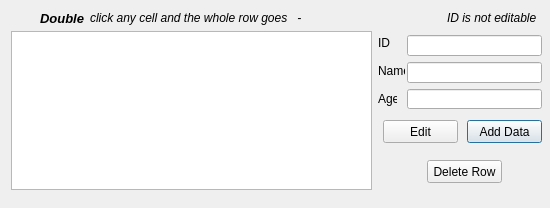
<?xml version="1.0" encoding="UTF-8"?>
<ui version="4.0">
 <class>ShowDBdialog</class>
 <widget class="QDialog" name="ShowDBdialog">
  <property name="geometry">
   <rect>
    <x>0</x>
    <y>0</y>
    <width>550</width>
    <height>208</height>
   </rect>
  </property>
  <property name="windowTitle">
   <string>DataEditor</string>
  </property>
  <widget class="QPushButton" name="addDataButt">
   <property name="geometry">
    <rect>
     <x>467</x>
     <y>120</y>
     <width>75</width>
     <height>23</height>
    </rect>
   </property>
   <property name="text">
    <string>Add Data</string>
   </property>
  </widget>
  <widget class="QLabel" name="label">
   <property name="geometry">
    <rect>
     <x>378</x>
     <y>35</y>
     <width>16</width>
     <height>16</height>
    </rect>
   </property>
   <property name="text">
    <string>ID</string>
   </property>
  </widget>
  <widget class="QLabel" name="label_2">
   <property name="geometry">
    <rect>
     <x>378</x>
     <y>63</y>
     <width>27</width>
     <height>16</height>
    </rect>
   </property>
   <property name="text">
    <string>Name</string>
   </property>
  </widget>
  <widget class="QLabel" name="label_3">
   <property name="geometry">
    <rect>
     <x>378</x>
     <y>91</y>
     <width>19</width>
     <height>16</height>
    </rect>
   </property>
   <property name="text">
    <string>Age</string>
   </property>
  </widget>
  <widget class="QPushButton" name="DeleteData">
   <property name="geometry">
    <rect>
     <x>427</x>
     <y>160</y>
     <width>75</width>
     <height>23</height>
    </rect>
   </property>
   <property name="text">
    <string>Delete Row</string>
   </property>
  </widget>
  <widget class="QPushButton" name="Edit">
   <property name="geometry">
    <rect>
     <x>383</x>
     <y>120</y>
     <width>75</width>
     <height>23</height>
    </rect>
   </property>
   <property name="text">
    <string>Edit</string>
   </property>
  </widget>
  <widget class="QTableView" name="tableView">
   <property name="geometry">
    <rect>
     <x>11</x>
     <y>31</y>
     <width>361</width>
     <height>159</height>
    </rect>
   </property>
  </widget>
  <widget class="QLabel" name="label_4">
   <property name="geometry">
    <rect>
     <x>447</x>
     <y>10</y>
     <width>91</width>
     <height>16</height>
    </rect>
   </property>
   <property name="font">
    <font>
     <italic>true</italic>
    </font>
   </property>
   <property name="text">
    <string>ID is not editable</string>
   </property>
  </widget>
  <widget class="QLabel" name="label_8">
   <property name="geometry">
    <rect>
     <x>90</x>
     <y>10</y>
     <width>211</width>
     <height>16</height>
    </rect>
   </property>
   <property name="font">
    <font>
     <italic>true</italic>
    </font>
   </property>
   <property name="text">
    <string>click any cell and the whole row goes   ---&gt;</string>
   </property>
  </widget>
  <widget class="QLabel" name="label_5">
   <property name="geometry">
    <rect>
     <x>40</x>
     <y>10</y>
     <width>91</width>
     <height>16</height>
    </rect>
   </property>
   <property name="font">
    <font>
     <pointsize>10</pointsize>
     <weight>75</weight>
     <italic>true</italic>
     <bold>true</bold>
    </font>
   </property>
   <property name="text">
    <string>Double</string>
   </property>
  </widget>
  <widget class="QWidget" name="">
   <property name="geometry">
    <rect>
     <x>407</x>
     <y>35</y>
     <width>135</width>
     <height>74</height>
    </rect>
   </property>
   <layout class="QVBoxLayout" name="verticalLayout">
    <item>
     <widget class="QLineEdit" name="IDEdit"/>
    </item>
    <item>
     <widget class="QLineEdit" name="NameEdit"/>
    </item>
    <item>
     <widget class="QLineEdit" name="AgeEdit"/>
    </item>
   </layout>
  </widget>
 </widget>
 <resources/>
 <connections/>
</ui>
